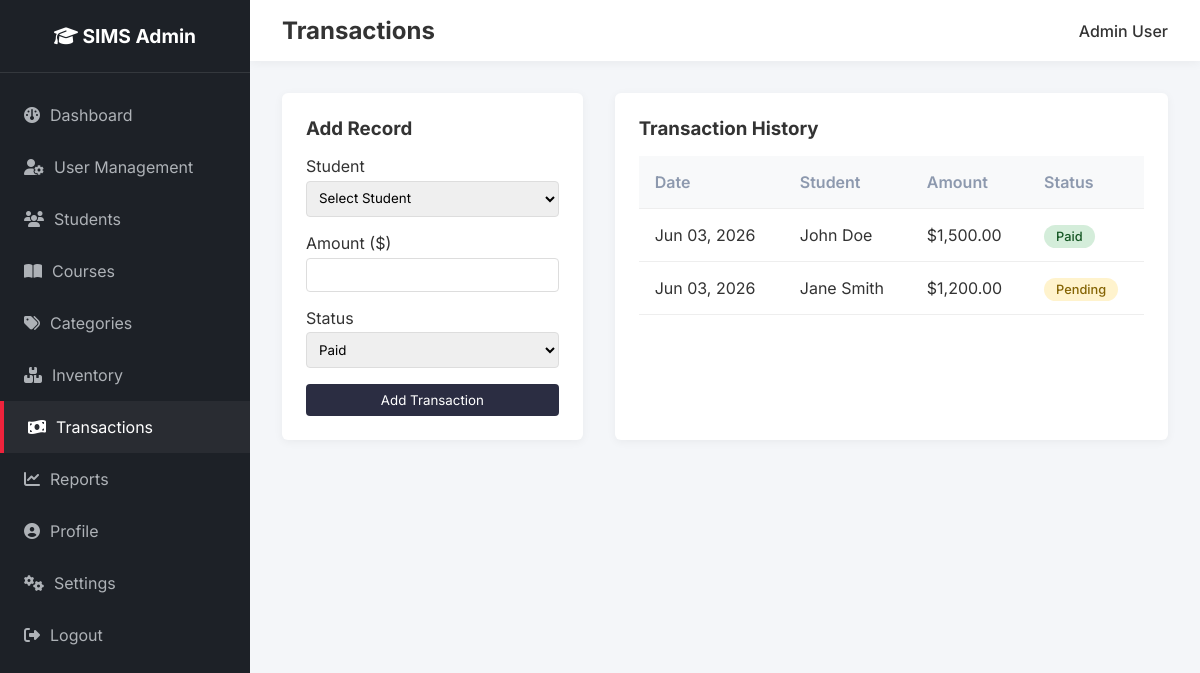
The app's page /admin/transactions.php (signed in) with its own data.
### tables this page shows
CREATE TABLE `transactions` (
  `id` int(11) NOT NULL AUTO_INCREMENT,
  `student_id` int(11) NOT NULL,
  `amount` decimal(10,2) NOT NULL,
  `status` enum('Paid','Pending','Overdue') DEFAULT 'Pending',
  `date` timestamp DEFAULT CURRENT_TIMESTAMP,
  PRIMARY KEY (`id`),
  FOREIGN KEY (`student_id`) REFERENCES `students`(`id`) ON DELETE CASCADE
);

CREATE TABLE `students` (
  `id` int(11) NOT NULL AUTO_INCREMENT,
  `student_id` varchar(20) NOT NULL,
  `name` varchar(100) NOT NULL,
  `email` varchar(100) NOT NULL,
  `course_id` int(11) DEFAULT NULL,
  `image` varchar(255) DEFAULT 'default.png',
  `created_at` timestamp DEFAULT CURRENT_TIMESTAMP,
  PRIMARY KEY (`id`),
  UNIQUE KEY `student_id` (`student_id`),
  FOREIGN KEY (`course_id`) REFERENCES `courses`(`id`) ON DELETE SET NULL
);

### config/db.php (called while the page is built, shortened)
<?php
function xss_clean($data) {
    return htmlspecialchars($data ?? '', ENT_QUOTES, 'UTF-8');
}
?>

### admin/transactions.php (the view, shortened to what this page needs)
<?php
require_once 'auth_check.php';
$active_page = 'transactions';
?>
<!DOCTYPE html>
<html lang="en">
<head>
    <link rel="stylesheet" href="../css/admin.css">
    <link rel="stylesheet" href="https://cdnjs.cloudflare.com/ajax/libs/font-awesome/6.4.0/css/all.min.css">
</head>
<body>
    <?php include 'sidebar.php'; ?>
    <main class="main-content">
        <header class="topbar">
            <h2>Transactions</h2>
            <div class="user-info">
                <span><?php echo xss_clean($_SESSION['name']); ?></span>
            </div>
        </header>
        <div class="content-wrapper">
            <div style="display:flex; gap:2rem; flex-wrap: wrap;">
                <div style="flex: 1; min-width: 300px; background: var(--white); padding: 1.5rem; border-radius: var(--radius); box-shadow: var(--shadow);">
                    <h3>Add Record</h3>
                    <form method="POST" action="" style="margin-top: 1rem;">
                        <div style="margin-bottom: 1rem;">
                            <label>Student</label>
                            <select name="student_id" required style="width:100%; padding:0.5rem; margin-top:0.3rem; border:1px solid #ddd; border-radius:4px;">
                                <option value="">Select Student</option>
                            </select>
                        </div>
                        <div style="margin-bottom: 1rem;">
                            <label>Amount ($)</label>
                            <input type="number" step="0.01" min="0.01" name="amount" required style="width:100%; padding:0.5rem; margin-top:0.3rem; border:1px solid #ddd; border-radius:4px;">
                        </div>
                        <div style="margin-bottom: 1rem;">
                            <label>Status</label>
                            <select name="status" required style="width:100%; padding:0.5rem; margin-top:0.3rem; border:1px solid #ddd; border-radius:4px;">
                                <option value="Paid">Paid</option>
                            </select>
                        </div>
                        <button type="submit" style="background: var(--primary-color); color: white; border: none; padding: 0.5rem 1rem; border-radius: 4px; cursor: pointer; width: 100%;">Add Transaction</button>
                    </form>
                </div>
                <div style="flex: 2; min-width: 500px; background: var(--white); padding: 1.5rem; border-radius: var(--radius); box-shadow: var(--shadow);">
                    <h3>Transaction History</h3>
                    <div style="overflow-x: auto; margin-top: 1rem;">
                        <table style="width:100%; border-collapse: collapse;">
                            <thead>
                                <tr>
                                    <th>Date</th>
                                    <th>Student</th>
                                    <th>Amount</th>
                                    <th>Status</th>
                                </tr>
                            </thead>
                            <tbody>
                                <?php
                                $t_res = $conn->query("SELECT t.*, s.name as student_name FROM transactions t LEFT JOIN students s ON t.student_id = s.id ORDER BY t.date DESC");
                                while($row = $t_res->fetch_assoc()):
                                    $badge_class = 'badge-success';
                                    if($row['status'] == 'Pending') $badge_class = 'badge-warning';
                                ?>
                                <tr>
                                    <td><?php echo date('M d, Y', strtotime($row['date'])); ?></td>
                                    <td><?php echo xss_clean($row['student_name'] ?? 'Unknown'); ?></td>
                                    <td>$<?php echo number_format($row['amount'], 2); ?></td>
                                    <td>
                                        <span class="badge <?php echo $badge_class; ?>"><?php echo xss_clean($row['status']); ?></span>
                                    </td>
                                </tr>
                                <?php endwhile; ?>
                            </tbody>
                        </table>
                    </div>
                </div>
            </div>
        </div>
    </main>
</body>
</html>

### admin/sidebar.php (shortened to what this page needs)
<nav class="sidebar">
    <div class="sidebar-header">
        <i class="fa-solid fa-graduation-cap"></i> SIMS Admin
    </div>
    <ul class="sidebar-menu">
        <li><a href="dashboard.php" class="<?php echo $active_page === 'dashboard' ? 'active' : ''; ?>"><i class="fa-solid fa-gauge"></i> Dashboard</a></li>
        <li><a href="users.php" class="<?php echo $active_page === 'users' ? 'active' : ''; ?>"><i class="fa-solid fa-user-gear"></i> User Management</a></li>
        <li><a href="students.php" class="<?php echo $active_page === 'students' ? 'active' : ''; ?>"><i class="fa-solid fa-users"></i> Students</a></li>
        <li><a href="courses.php" class="<?php echo $active_page === 'courses' ? 'active' : ''; ?>"><i class="fa-solid fa-book-open"></i> Courses</a></li>
        <li><a href="categories.php" class="<?php echo $active_page === 'categories' ? 'active' : ''; ?>"><i class="fa-solid fa-tags"></i> Categories</a></li>
        <li><a href="inventory.php" class="<?php echo $active_page === 'inventory' ? 'active' : ''; ?>"><i class="fa-solid fa-boxes-stacked"></i> Inventory</a></li>
        <li><a href="transactions.php" class="<?php echo $active_page === 'transactions' ? 'active' : ''; ?>"><i class="fa-solid fa-money-bill-wave"></i> Transactions</a></li>
        <li><a href="reports.php" class="<?php echo $active_page === 'reports' ? 'active' : ''; ?>"><i class="fa-solid fa-chart-line"></i> Reports</a></li>
        <li><a href="profile.php" class="<?php echo $active_page === 'profile' ? 'active' : ''; ?>"><i class="fa-solid fa-user-circle"></i> Profile</a></li>
        <li><a href="settings.php" class="<?php echo $active_page === 'settings' ? 'active' : ''; ?>"><i class="fa-solid fa-gears"></i> Settings</a></li>
        <li><a href="../frontend/logout.php"><i class="fa-solid fa-sign-out-alt"></i> Logout</a></li>
    </ul>
</nav>

### css/admin.css (style rules this page uses)
:root { --primary-color: #2b2d42; --secondary-color: #8d99ae; --accent-color: #ef233c; --bg-color: #f4f6f9; --sidebar-bg: #1d2127; --text-color: #333; --white: #ffffff; --radius: 6px; --shadow: 0 2px 10px rgba(0, 0, 0, 0.05); }
* { margin: 0; padding: 0; box-sizing: border-box; font-family: 'Inter', sans-serif; }
body { background-color: var(--bg-color); color: var(--text-color); display: flex; min-height: 100vh; }
.sidebar { width: 250px; background: var(--sidebar-bg); color: var(--white); display: flex; flex-direction: column; transition: all 0.3s; }
.sidebar-header { padding: 1.5rem; font-size: 1.2rem; font-weight: 700; text-align: center; border-bottom: 1px solid rgba(255,255,255,0.1); }
.sidebar-menu { list-style: none; padding: 1rem 0; }
.sidebar-menu li a { display: flex; align-items: center; padding: 1rem 1.5rem; color: #aeb2b7; text-decoration: none; gap: 10px; transition: 0.3s; }
.sidebar-menu li a:hover, .sidebar-menu li a.active { background: rgba(255,255,255,0.05); color: var(--white); border-left: 4px solid var(--accent-color); }
.main-content { flex: 1; display: flex; flex-direction: column; overflow-x: hidden; }
.topbar { background: var(--white); padding: 1rem 2rem; display: flex; justify-content: space-between; align-items: center; box-shadow: var(--shadow); }
.user-info { display: flex; align-items: center; gap: 10px; font-weight: 500; }
.content-wrapper { padding: 2rem; }
table { width: 100%; border-collapse: collapse; }
th, td { padding: 1rem; text-align: left; border-bottom: 1px solid #eee; }
th { background: #f8f9fa; font-weight: 600; color: var(--secondary-color); }
.badge { padding: 0.25rem 0.75rem; border-radius: 50px; font-size: 0.8rem; font-weight: 500; }
.badge-success { background: #d4edda; color: #155724; }
.badge-warning { background: #fff3cd; color: #856404; }

### records on screen
transactions: date "Jun 03, 2026", student.name "John Doe", amount "1,500.00", status "Paid"
transactions: date "Jun 03, 2026", student.name "Jane Smith", amount "1,200.00", status "Pending"

### other values on screen
xss_clean($_SESSION['name']) "Admin User"
